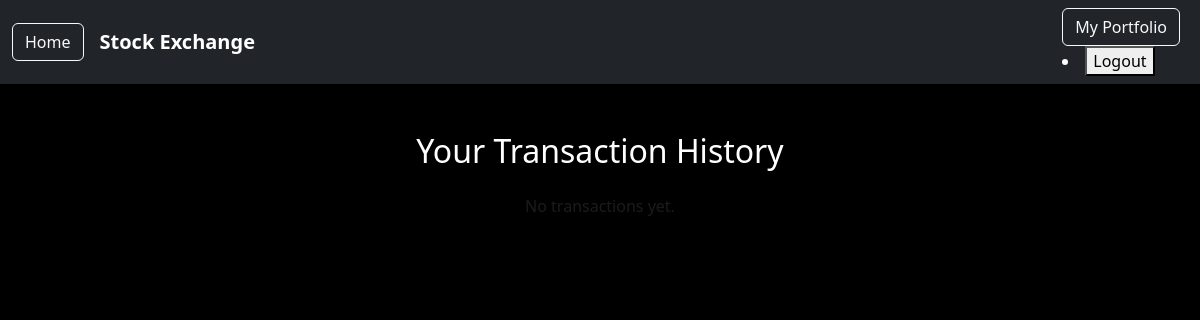
Page /transactions/ (signed in) on the earlier database version.
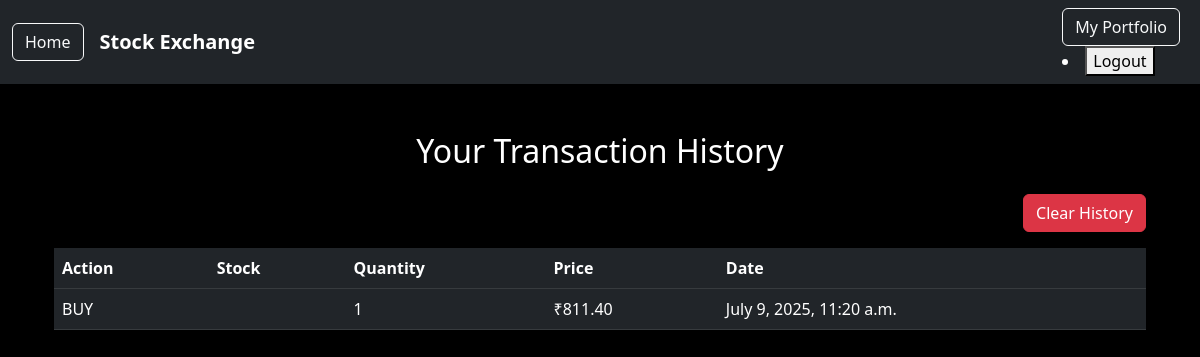
Same page on the later database version.
### stockmanager/models.py (models this page shows, shortened)
class Transaction(models.Model):
    BUY = "BUY"
    SELL = "SELL"
    ACTION_CHOICES = [(BUY, "Buy"), (SELL, "Sell")]
    user = models.ForeignKey(User, on_delete=models.CASCADE, related_name="transactions")
    symbol = models.CharField(max_length=20, db_index=True)
    stock_name = models.CharField(max_length=100)
    action = models.CharField(max_length=4, choices=ACTION_CHOICES)
    quantity = models.PositiveIntegerField(default=1)
    price = models.DecimalField(max_digits=12, decimal_places=2)
    total_value = models.DecimalField(max_digits=14, decimal_places=2, default=Decimal("0.00"))
    timestamp = models.DateTimeField(auto_now_add=True)
    class Meta:
        ordering = ["-timestamp"]
        indexes = [
            models.Index(fields=["user", "-timestamp"]),
            models.Index(fields=["symbol"]),
        ]

### stockmanager/views.py (the view)
# urls.py: path('transactions/', views.transaction_history, name='transaction_history'),
@login_required
def transaction_history(request):
    transactions = Transaction.objects.filter(user=request.user).order_by("-timestamp")
    return render(request, "stockmanager/transaction_history.html", {"transactions": transactions})

### stockmanager/templates/stockmanager/transaction_history.html (shortened to what this page needs)
{% extends 'base.html' %}
{% block content %}
<div class="container mt-5">
    <h2 class="mb-4 text-center">Your Transaction History</h2>
    {% if transactions %}
        <form method="post" action="{% url 'clear_transaction_history' %}">
            <button type="submit" class="btn btn-danger mb-3 float-end">Clear History</button>
        </form>
        <table class="table table-dark table-hover text-white">
            <thead>
                <tr>
                    <th>Action</th>
                    <th>Stock</th>
                    <th>Quantity</th>
                    <th>Price</th>
                    <th>Date</th>
                </tr>
            </thead>
            <tbody>
                {% for txn in transactions %}
                <tr>
                    <td>{{ txn.action }}</td>
                    <td>{{ txn.stock.name }}</td>
                    <td>{{ txn.quantity }}</td>
                    <td>₹{{ txn.price }}</td>
                    <td>{{ txn.timestamp }}</td>
                </tr>
                {% endfor %}
            </tbody>
        </table>
    {% else %}
        <p class="text-muted text-center">No transactions yet.</p>
    {% endif %}
</div>
{% endblock %}

### stockmanager/templates/base.html (shortened to what this page needs)
<!DOCTYPE html>
<html lang="en">
<head>
    {% load static %}
    <link href="https://cdn.jsdelivr.net/npm/bootstrap@5.3.0/dist/css/bootstrap.min.css" rel="stylesheet">
    <link rel="stylesheet" href="{% static 'css/style.css' %}">
</head>
<body class="bg-black text-white">
<nav class="navbar navbar-expand-lg navbar-dark bg-dark shadow">
    <div class="container-fluid d-flex justify-content-between align-items-center">
        <div class="d-flex align-items-center">
            <a class="btn btn-outline-light me-3" href="{% url 'home' %}">Home</a>
            <a class="navbar-brand fw-bold mb-0 h1" href="#">Stock Exchange</a>
        </div>
        <div>
            {% if user.is_authenticated %}
                <a class="btn btn-outline-light me-2" href="{% url 'my_portfolio' %}">My Portfolio</a>
                 <li>
                    <form method="post" action="{% url 'logout' %}" style="display:inline;">
                        <button type="submit">Logout</button>
                    </form>
                </li>
            {% else %}
                <a class="btn btn-outline-light me-2" href="{% url 'login' %}">Login</a>
                <a class="btn btn-outline-success" href="{% url 'register' %}">Register</a>
            {% endif %}
        </div>
    </div>
</nav>
<div class="container mt-5">
    {% block content %}{% endblock %}
</div>
</body>
</html>

### static/css/style.css (style rules this page uses)
.btn, input, .card { transition: all 0.3s ease; }

Differences in the rows shown:
added Transaction: action "BUY", quantity "1", price "811.40", timestamp "July 9, 2025, 11:20 a.m."
Other differences:
text no longer shown: "No transactions yet."
text now shown: "Clear History Action Stock Quantity Price Date"
